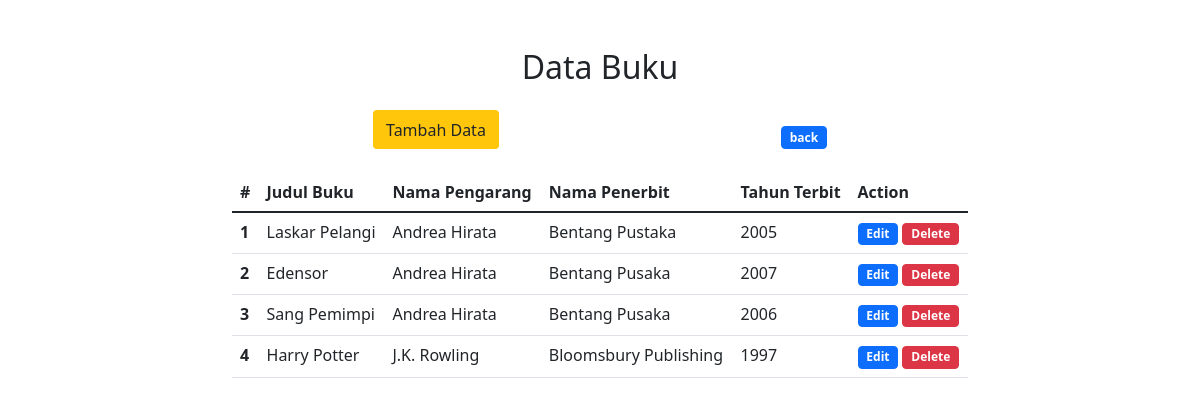
The app's page /buku.php with its own data.
### tables this page shows
CREATE TABLE `buku` (
  `id_buku` int(11) NOT NULL,
  `judul_buku` varchar(50) NOT NULL,
  `nama_pengarang` varchar(50) NOT NULL,
  `nama_penerbit` varchar(50) NOT NULL,
  `tahun_terbit` year(4) NOT NULL
);

### buku.php (the view, shortened to what this page needs)
<?php
    include "./controller/connection.php";
?>
<!DOCTYPE html>
<html lang="en">
<head>
    <link href="https://cdn.jsdelivr.net/npm/bootstrap@5.1.3/dist/css/bootstrap.min.css" rel="stylesheet">
    <link rel="stylesheet" href="assets/style.css">
</head>
<body>
    <div class="container mt-4">
        <div class="row">
            <div class="col-md-2"></div>
            <div class="col-md">
                <h2 class="text-center mt-4">Data Buku</h2>
                <div class="mhs_button mt-4">
                    <button class="btn" style="background-color: rgb(255, 198, 11);" onclick="window.location.replace('add_data_buku.php')">Tambah Data</button>
                    <div class="logout">
                        <a href="dashboard_admin.php" class="btn btn-primary badge mt-3">back</a>
                    </div>
                </div>
                <table class="table mt-4">
                    <thead>
                        <tr>
                            <th scope="col">#</th>
                            <th scope="col">Judul Buku</th>
                            <th scope="col">Nama Pengarang</th>
                            <th scope="col">Nama Penerbit</th>
                            <th scope="col">Tahun Terbit</th>
                            <th scope="col">Action</th>
                        </tr>
                    </thead>
                    <tbody>
                        <?php
                            $data = $db -> query("SELECT * FROM buku");
                            $number = 1;
                            while($data_buku = $data -> fetch_array()){
                                ?>
                                    <tr>
                                    <th scope="row"><?php echo $number?></th>
                                    <td><?php echo $data_buku['judul_buku'] ?></td>
                                    <td><?php echo $data_buku['nama_pengarang']?></td>
                                    <td><?php echo $data_buku['nama_penerbit']?></td>
                                    <td><?php echo $data_buku['tahun_terbit']?></td>
                                    <td>
                                    <a class="btn btn-primary badge" href="edit_buku.php?id=<?php echo $data_buku['id_buku']?>">Edit</a>
                                    <a class="btn btn-danger badge" href="./controller/delete_buku.php?id=<?php echo $data_buku['id_buku'] ?>">Delete</a>
                                    </td>
                                    </tr>
                            <?php
                                $number++;
                            }
                            ?>
                    </tbody>
                </table>
            </div>
            <div class="col-md-2"></div>
        </div>
    </div>
</body>
</html>

### assets/style.css (style rules this page uses)
* { margin: 0; padding: 0; box-sizing: border-box; }
.mhs_button { display: flex; justify-content: space-around; }

### records on screen
buku: judul_buku "Laskar Pelangi", nama_pengarang "Andrea Hirata", nama_penerbit "Bentang Pustaka", tahun_terbit "2005"
buku: judul_buku "Edensor", nama_pengarang "Andrea Hirata", nama_penerbit "Bentang Pusaka", tahun_terbit "2007"
buku: judul_buku "Sang Pemimpi", nama_pengarang "Andrea Hirata", nama_penerbit "Bentang Pusaka", tahun_terbit "2006"
buku: judul_buku "Harry Potter", nama_pengarang "J.K. Rowling", nama_penerbit "Bloomsbury Publishing", tahun_terbit "1997"
